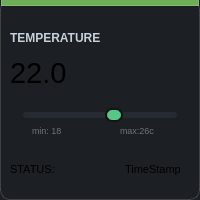
                  <widget class="QFrame" name="tempKpiCard">
                   <property name="minimumSize">
                    <size>
                     <width>200</width>
                     <height>200</height>
                    </size>
                   </property>
                   <property name="maximumSize">
                    <size>
                     <width>200</width>
                     <height>300</height>
                    </size>
                   </property>
                   <property name="autoFillBackground">
                    <bool>false</bool>
                   </property>
                   <property name="styleSheet">
                    <string notr="true">background-color: rgb(28, 31, 36);
border-top-color: rgb(0, 170, 0);
border-radius: 10px;
border-bottom: 1px solid rgba(255, 255, 255, 40);
border-right: 1px solid rgba(255, 255, 255, 40);
border-left: 1px solid rgba(255, 255, 255, 40);

background: qlineargradient(
    x1:0, y1:0,
    x2:0, y2:1,
    stop:0 #1D2126,
    stop:1 #16191D
);
</string>
                   </property>
                   <property name="frameShape">
                    <enum>QFrame::StyledPanel</enum>
                   </property>
                   <property name="frameShadow">
                    <enum>QFrame::Raised</enum>
                   </property>
                   <layout class="QVBoxLayout" name="verticalLayout_5">
                    <property name="leftMargin">
                     <number>0</number>
                    </property>
                    <property name="topMargin">
                     <number>0</number>
                    </property>
                    <property name="rightMargin">
                     <number>0</number>
                    </property>
                    <item>
                     <widget class="QFrame" name="tempStatusBar">
                      <property name="maximumSize">
                       <size>
                        <width>16777215</width>
                        <height>6</height>
                       </size>
                      </property>
                      <property name="styleSheet">
                       <string notr="true">background-color: rgb(109, 174, 87); 
    border-top-left-radius: 2px;
    border-top-right-radius: 10px;</string>
                      </property>
                      <property name="frameShape">
                       <enum>QFrame::StyledPanel</enum>
                      </property>
                      <property name="frameShadow">
                       <enum>QFrame::Raised</enum>
                      </property>
                     </widget>
                    </item>
                    <item>
                     <widget class="QFrame" name="tempKpiFrame">
                      <property name="styleSheet">
                       <string notr="true">border: none;
background:transparent;</string>
                      </property>
                      <property name="frameShape">
                       <enum>QFrame::StyledPanel</enum>
                      </property>
                      <property name="frameShadow">
                       <enum>QFrame::Raised</enum>
                      </property>
                      <layout class="QVBoxLayout" name="verticalLayout">
                       <property name="spacing">
                        <number>0</number>
                       </property>
                       <item>
                        <widget class="QLabel" name="tempKpiLabel">
                         <property name="maximumSize">
                          <size>
                           <width>180</width>
                           <height>35</height>
                          </size>
                         </property>
                         <property name="font">
                          <font>
                           <bold>true</bold>
                          </font>
                         </property>
                         <property name="styleSheet">
                          <string notr="true">color: rgb(200, 208, 217);
border: none;</string>
                         </property>
                         <property name="text">
                          <string>TEMPERATURE</string>
                         </property>
                        </widget>
                       </item>
                       <item>
                        <widget class="QLabel" name="tempKpiDataLabel">
                         <property name="maximumSize">
                          <size>
                           <width>180</width>
                           <height>50</height>
                          </size>
                         </property>
                         <property name="font">
                          <font>
                           <pointsize>22</pointsize>
                          </font>
                         </property>
                         <property name="text">
                          <string>22.0</string>
                         </property>
                        </widget>
                       </item>
                       <item alignment="Qt::AlignHCenter|Qt::AlignVCenter">
                        <widget class="QWidget" name="tempThreshBar" native="true">
                         <property name="enabled">
                          <bool>false</bool>
                         </property>
                         <property name="minimumSize">
                          <size>
                           <width>0</width>
                           <height>35</height>
                          </size>
                         </property>
                         <property name="maximumSize">
                          <size>
                           <width>180</width>
                           <height>55</height>
                          </size>
                         </property>
                         <layout class="QVBoxLayout" name="verticalLayout_19">
                          <property name="spacing">
                           <number>0</number>
                          </property>
                          <property name="topMargin">
                           <number>15</number>
                          </property>
                          <property name="bottomMargin">
                           <number>0</number>
                          </property>
                          <item>
                           <widget class="QSlider" name="tempSlider">
                            <property name="minimumSize">
                             <size>
                              <width>154</width>
                              <height>20</height>
                             </size>
                            </property>
                            <property name="maximumSize">
                             <size>
                              <width>154</width>
                              <height>20</height>
                             </size>
                            </property>
                            <property name="styleSheet">
                             <string notr="true">QSlider::groove:horizontal {
    background: #252B31;
    height: 6px;
    border-radius: 3px;
}

QSlider::handle:horizontal {
    background: #57C785;
    width: 14px;
    height: 14px;
    margin: -4px 0;
    border-radius: 7px;
    border: 2px solid #111315;
}</string>
                            </property>
                            <property name="maximum">
                             <number>100</number>
                            </property>
                            <property name="value">
                             <number>60</number>
                            </property>
                            <property name="orientation">
                             <enum>Qt::Horizontal</enum>
                            </property>
                           </widget>
                          </item>
                          <item>
                           <widget class="QFrame" name="tempMinMaxFrame">
                            <property name="minimumSize">
                             <size>
                              <width>0</width>
                              <height>15</height>
                             </size>
                            </property>
                            <property name="maximumSize">
                             <size>
                              <width>16777215</width>
                              <height>20</height>
                             </size>
                            </property>
                            <property name="frameShape">
                             <enum>QFrame::StyledPanel</enum>
                            </property>
                            <property name="frameShadow">
                             <enum>QFrame::Raised</enum>
                            </property>
                            <layout class="QHBoxLayout" name="horizontalLayout_12">
                             <property name="spacing">
                              <number>40</number>
                             </property>
                             <property name="topMargin">
                              <number>0</number>
                             </property>
                             <item>
                              <widget class="QLabel" name="tempMin">
                               <property name="font">
                                <font>
                                 <pointsize>7</pointsize>
                                </font>
                               </property>
                               <property name="styleSheet">
                                <string notr="true">color: #6E737B;</string>
                               </property>
                               <property name="text">
                                <string>min: 18</string>
                               </property>
                              </widget>
                             </item>
                             <item>
                              <widget class="QLabel" name="tempMax">
                               <property name="minimumSize">
                                <size>
                                 <width>0</width>
                                 <height>0</height>
                                </size>
                               </property>
                               <property name="font">
                                <font>
                                 <pointsize>7</pointsize>
                                </font>
                               </property>
                               <property name="styleSheet">
                                <string notr="true">color: #6E737B;</string>
                               </property>
                               <property name="text">
                                <string>max:26c</string>
                               </property>
                              </widget>
                             </item>
                            </layout>
                           </widget>
                          </item>
                         </layout>
                        </widget>
                       </item>
                       <item alignment="Qt::AlignBottom">
                        <widget class="QFrame" name="tempStatusFrame">
                         <property name="minimumSize">
                          <size>
                           <width>0</width>
                           <height>20</height>
                          </size>
                         </property>
                         <property name="maximumSize">
                          <size>
                           <width>180</width>
                           <height>15</height>
                          </size>
                         </property>
                         <property name="frameShape">
                          <enum>QFrame::StyledPanel</enum>
                         </property>
                         <property name="frameShadow">
                          <enum>QFrame::Raised</enum>
                         </property>
                         <layout class="QHBoxLayout" name="horizontalLayout_6">
                          <property name="spacing">
                           <number>50</number>
                          </property>
                          <property name="leftMargin">
                           <number>0</number>
                          </property>
                          <property name="topMargin">
                           <number>0</number>
                          </property>
                          <property name="rightMargin">
                           <number>0</number>
                          </property>
                          <property name="bottomMargin">
                           <number>0</number>
                          </property>
                          <item>
                           <widget class="QLabel" name="tempStatusLabel">
                            <property name="minimumSize">
                             <size>
                              <width>0</width>
                              <height>20</height>
                             </size>
                            </property>
                            <property name="maximumSize">
                             <size>
                              <width>90</width>
                              <height>35</height>
                             </size>
                            </property>
                            <property name="font">
                             <font>
                              <pointsize>8</pointsize>
                             </font>
                            </property>
                            <property name="text">
                             <string>STATUS: </string>
                            </property>
                           </widget>
                          </item>
                          <item>
                           <widget class="QLabel" name="tempTimeStamp">
                            <property name="minimumSize">
                             <size>
                              <width>0</width>
                              <height>20</height>
                             </size>
                            </property>
                            <property name="maximumSize">
                             <size>
                              <width>90</width>
                              <height>40</height>
                             </size>
                            </property>
                            <property name="font">
                             <font>
                              <pointsize>8</pointsize>
                             </font>
                            </property>
                            <property name="text">
                             <string>TimeStamp</string>
                            </property>
                           </widget>
                          </item>
                         </layout>
                        </widget>
                       </item>
                      </layout>
                     </widget>
                    </item>
                   </layout>
                  </widget>
